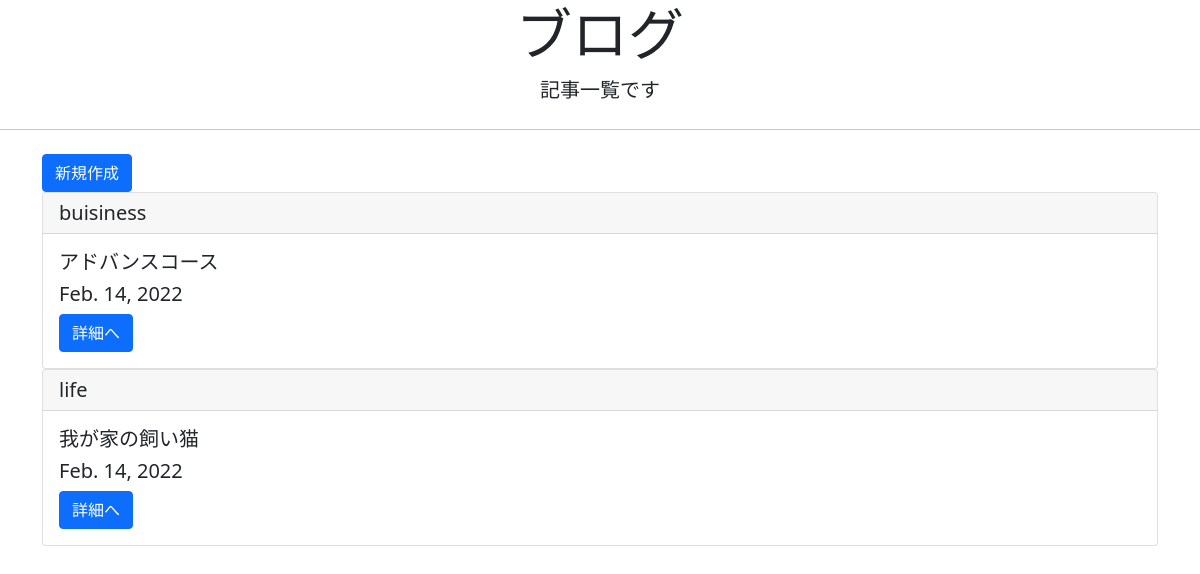
The page /list/ on the database as committed earlier.
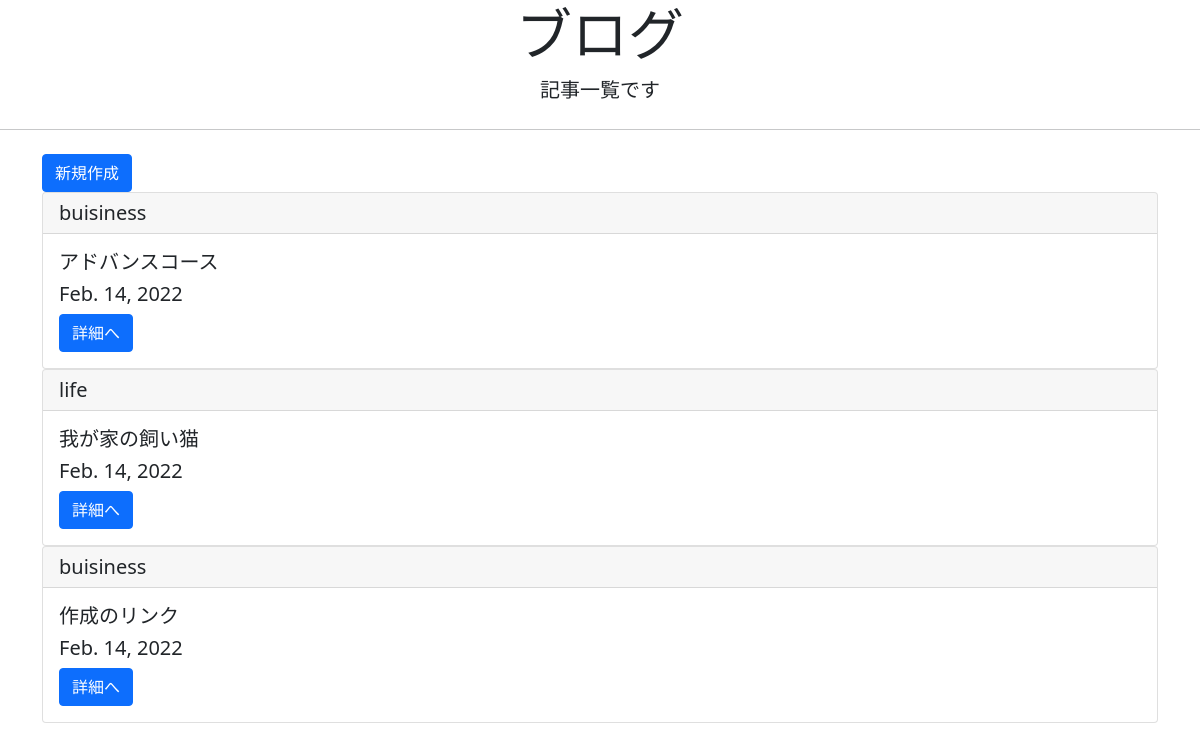
The same page on the database as committed later.
### blogpost/models.py (models this page shows, shortened)
class BlogModel(models.Model):
    title = models.CharField(max_length=100)
    content = models.TextField()
    postdate = models.DateField(auto_now_add=True)
    category = models.CharField(max_length=50, choices=CATEGORY)

### blogpost/views.py (the view)
# urls.py: path('list/', BlogList.as_view(), name='list'),
class BlogList(ListView):
    template_name = 'list.html'
    model = BlogModel

### templates/list.html
{% extends 'base.html' %}
{% block header %}
<div class="jumbotron">
    <h1 class="display-4" style="text-align:center">ブログ</h1>
    <p class="lead" style="text-align:center">記事一覧です</p>
    <hr class="my-4">
  </div>
{% endblock header %}
{% block content %}
<div class="container">
  <a href="{% url 'create' %}" class="btn btn-primary">新規作成</a>
    {% for item in object_list  %}
    <div class="card">
        <h5 class="card-header">{{ item.category }}</h5>
        <div class="card-body">
          <h5 class="card-title">{{ item.title }}</h5>
          <h5 class="card-title">{{ item.postdate }}</h5>
          <a href="{% url 'detail' item.pk %}" class="btn btn-primary">詳細へ</a>
        </div>
      </div>
    {% endfor %}
</div>
{% endblock content %}

### templates/base.html (shortened to what this page needs)
<!doctype html>
<html lang="en">
  <head>
    <link href="https://cdn.jsdelivr.net/npm/bootstrap@5.1.3/dist/css/bootstrap.min.css" rel="stylesheet">
  </head>
  <body>
    {% block header %}
    {% endblock header %}
    {% block content %}
    {% endblock content %}
  </body>
</html>

Rows that differ between the two databases and show on the page:
added BlogModel: category "buisiness", title "作成のリンク", postdate "Feb. 14, 2022"
